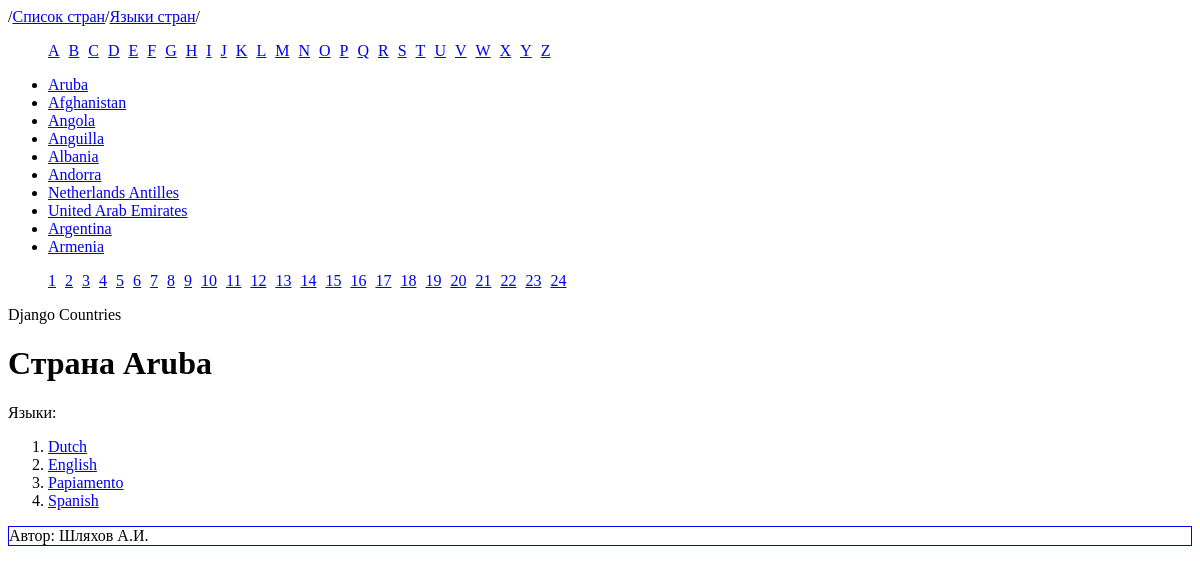
/countries-list/Aruba/, run on the app's committed database.
### MainApp/models.py (models this page shows)
class Country(models.Model):
    country = models.CharField(max_length=100)
    languages = models.CharField(max_length=200)

### MainApp/views.py (the view)
# urls.py: path('countries-list/<str:country_name>/', views.special_country_page),
def special_country_page(request, country_name):
    country = Country.objects.get(country=country_name)
    countries = [country.country for country in Country.objects.all()]
    languages_list = country.languages.split(',')
    paginator = Paginator(countries, 10)
    page_number = request.GET.get('page')
    page_obj = paginator.get_page(page_number)
    context = {
        "country_name": country.country,
        'languages': languages_list,
        "alfabet": ascii_uppercase,
        'page_obj': page_obj,
    }
    return render(request, "country_page.html", context)

### templates/country_page.html (shortened to what this page needs)
{% extends "base_countries_page.html" %}
{% block content %}
    <h1>
        Страна {{ country_name }}
    </h1>
    <div>Языки:</div>
    <ol>
    {% for language in languages %}
        <li><a href="/countries-list/special-language/{{ language }}">{{ language }}</a></li>
    {% endfor %}
    </ol>
{% endblock %}

### templates/base_countries_page.html (shortened to what this page needs)
<!DOCTYPE html>
<html lang="en">
<head>
</head>
<body>
<nav class="menu">
    /<a href="{% url 'countries-list' %}">Список стран</a>/<a href="{% url 'languages-list' %}">Языки стран</a>/
</nav>
<ul class="alfabet">
{% for char in alfabet %}
    <li><a href="/countries-list/alfabet/countries-that-start-with-{{ char }}">{{ char }}</a></li>
{% endfor %}
</ul>
<ul>
{% for country in page_obj %}
    <li><a href="/countries-list/{{ country }}">{{ country }}</a></li>
{% endfor %}
</ul>
<nav>
    <ul class="paginator">
        {% if page_obj.paginator.page_range|length > 1 %}
            {% for p in page_obj.paginator.page_range %}
            <li>
                <a href="?page={{ p }}">{{ p }}</a>
            </li>
            {% endfor %}
        {% endif %}
    </ul>
</nav>
<header>
    Django Countries
</header>
<main>
    {% block content %}
    {% endblock %}
</main>
<footer>
    Автор: Шляхов А.И.
</footer>
</body>
</html>

### data on the page
Country: page_obj "Aruba", country "Aruba"
Country: page_obj "Afghanistan"
Country: page_obj "Angola"
Country: page_obj "Anguilla"
Country: page_obj "Albania"
Country: page_obj "Andorra"
Country: page_obj "Netherlands Antilles"
Country: page_obj "United Arab Emirates"
Country: page_obj "Argentina"
Country: page_obj "Armenia"

### other printed values
{{ char }} "A" "B" "C" "D" "E" "F" "G" "H" "I" "J" "K" "L" "M" "N" "O" "P" "Q" "R" "S" "T" "U" "V" "W" "X" "Y" "Z"
{{ p }} "1" "2" "3" "4" "5" "6" "7" "8" "9" "10" "11" "12" "13" "14" "15" "16" "17" "18" "19" "20" "21" "22" "23" "24"
{{ language }} "Dutch" "English" "Papiamento" "Spanish"
